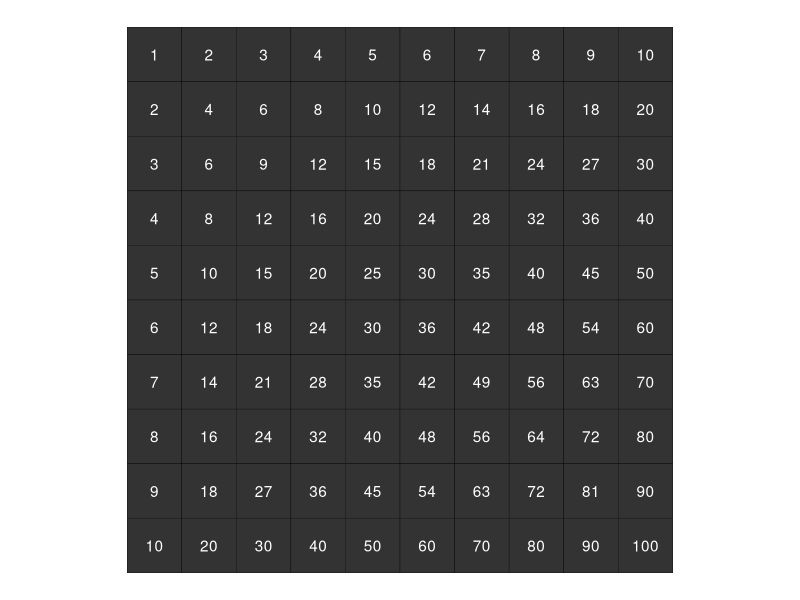

Reproduce this figure in R.
# multiplication table 10x10

library(tidyverse)

multiplication_table <- tibble(
  x = 1:10,
  y = 1:10
) %>% 
  complete(x, y) %>% 
  mutate(product = x * y)

ggplot(multiplication_table, aes(x, y)) +
  geom_tile(color = "black") +
  geom_text(aes(label = product), color = "white") +
  scale_y_continuous(trans = "reverse") +
  coord_fixed() +
  theme_bw() + theme_void()
#  theme_void()




tibble(x=1:10, y = 1:10) %>%
  complete(x,y) %>%
  mutate(prod = x*y)
